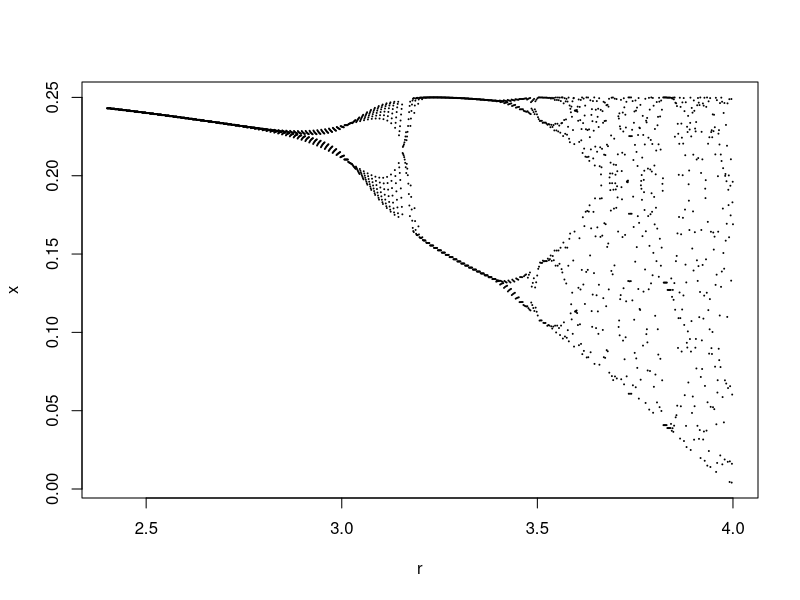

Generate this figure with R:
# http://techn.ology.net/alternatives-to-the-logistic-equation/

iterate <- function( equation, range, x_max ) {
    # Initialize the bucket of x's
    v <- c()

    # For each r, find the x value...
    for ( r in range ) {
        # Start at a low x value
        x <- 0.1
        # Repeat x_max times...
        for ( i in 0 : x_max ) {
            x <- eval( parse( text = equation ) )
            # Save the last half of computed x's
            if ( i > x_max / 2 ) {
                v <- c( v, x )
            }
        }
    }
    return(v)
}

iterate_plot <- function( r_min, r_max, equation ) {
    v <- iterate( equation = equation, range = seq( r_min, r_max, 0.01 ), x_max = 30 )

    r <- seq( r_min, r_max, length.out = length(v) )

    plot( r, v, type = 'p', cex  = 0.1, xlab = 'r', ylab = 'x' )
}

# The logistic equation
#iterate_plot( r_min = 1, r_max = 4, equation = 'r * x * ( 1 - x )' )
# Alternatives:
#iterate_plot( r_min = 1, r_max = 4, equation = 'r ** ( 1 - x )' )
#iterate_plot( r_min = 1, r_max = 4, equation = 'r * x ** ( 1 - x )' )
#iterate_plot( r_min = 1, r_max = 3, equation = 'r * sin(x)' )
#iterate_plot( r_min = -3, r_max = 3, equation = 'r * cos(x) - sin(x)' )
#iterate_plot( r_min = 0, r_max = 3, equation = 'r * ( cos(x) - sin(x) )' )
#iterate_plot( r_min = -0.1, r_max = 4, equation = 'r ** sin(x)' )
#iterate_plot( r_min = 2, r_max = 8, equation = 'r ** cos( 1 - x )' )
#iterate_plot( r_min = 0, r_max = 5, equation = 'r * cos(x) * ( 1 - sin(x) )' )
#iterate_plot( r_min = 0.5, r_max = 3, equation = 'r * exp(x) * ( 1 - exp(x) )' )
#iterate_plot( r_min = 0, r_max = 2, equation = 'r - x ** 2' )
iterate_plot( r_min = 2.4, r_max = 4, equation = 'r * x * ( 1 - x * r )' )
